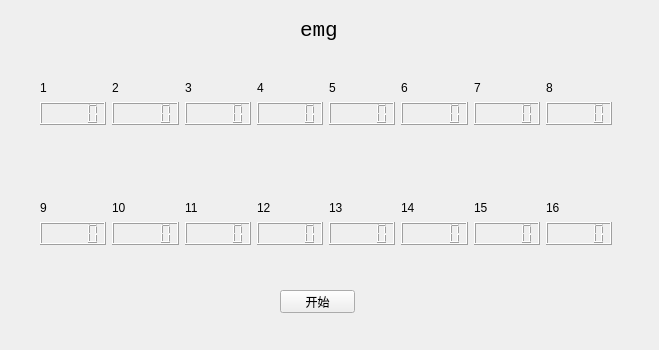
<?xml version="1.0" encoding="UTF-8"?>
<ui version="4.0">
 <class>emg_data</class>
 <widget class="QWidget" name="emg_data">
  <property name="geometry">
   <rect>
    <x>0</x>
    <y>0</y>
    <width>659</width>
    <height>350</height>
   </rect>
  </property>
  <property name="windowTitle">
   <string>Form</string>
  </property>
  <widget class="QPushButton" name="start_Button">
   <property name="geometry">
    <rect>
     <x>280</x>
     <y>290</y>
     <width>75</width>
     <height>23</height>
    </rect>
   </property>
   <property name="text">
    <string>开始</string>
   </property>
  </widget>
  <widget class="QWidget" name="layoutWidget">
   <property name="geometry">
    <rect>
     <x>40</x>
     <y>80</y>
     <width>572</width>
     <height>45</height>
    </rect>
   </property>
   <layout class="QHBoxLayout" name="horizontalLayout">
    <item>
     <layout class="QVBoxLayout" name="verticalLayout">
      <item>
       <widget class="QLabel" name="label">
        <property name="text">
         <string>1</string>
        </property>
       </widget>
      </item>
      <item>
       <widget class="QLCDNumber" name="lcdNumber">
        <property name="smallDecimalPoint">
         <bool>false</bool>
        </property>
        <property name="mode">
         <enum>QLCDNumber::Hex</enum>
        </property>
       </widget>
      </item>
     </layout>
    </item>
    <item>
     <layout class="QVBoxLayout" name="verticalLayout_2">
      <item>
       <widget class="QLabel" name="label_2">
        <property name="text">
         <string>2</string>
        </property>
       </widget>
      </item>
      <item>
       <widget class="QLCDNumber" name="lcdNumber_2">
        <property name="smallDecimalPoint">
         <bool>false</bool>
        </property>
        <property name="mode">
         <enum>QLCDNumber::Hex</enum>
        </property>
       </widget>
      </item>
     </layout>
    </item>
    <item>
     <layout class="QVBoxLayout" name="verticalLayout_3">
      <item>
       <widget class="QLabel" name="label_3">
        <property name="text">
         <string>3</string>
        </property>
       </widget>
      </item>
      <item>
       <widget class="QLCDNumber" name="lcdNumber_3">
        <property name="smallDecimalPoint">
         <bool>false</bool>
        </property>
        <property name="mode">
         <enum>QLCDNumber::Hex</enum>
        </property>
       </widget>
      </item>
     </layout>
    </item>
    <item>
     <layout class="QVBoxLayout" name="verticalLayout_4">
      <item>
       <widget class="QLabel" name="label_4">
        <property name="text">
         <string>4</string>
        </property>
       </widget>
      </item>
      <item>
       <widget class="QLCDNumber" name="lcdNumber_4">
        <property name="smallDecimalPoint">
         <bool>false</bool>
        </property>
        <property name="mode">
         <enum>QLCDNumber::Hex</enum>
        </property>
       </widget>
      </item>
     </layout>
    </item>
    <item>
     <layout class="QVBoxLayout" name="verticalLayout_5">
      <item>
       <widget class="QLabel" name="label_5">
        <property name="text">
         <string>5</string>
        </property>
       </widget>
      </item>
      <item>
       <widget class="QLCDNumber" name="lcdNumber_5">
        <property name="smallDecimalPoint">
         <bool>false</bool>
        </property>
        <property name="mode">
         <enum>QLCDNumber::Hex</enum>
        </property>
       </widget>
      </item>
     </layout>
    </item>
    <item>
     <layout class="QVBoxLayout" name="verticalLayout_6">
      <item>
       <widget class="QLabel" name="label_6">
        <property name="text">
         <string>6</string>
        </property>
       </widget>
      </item>
      <item>
       <widget class="QLCDNumber" name="lcdNumber_6">
        <property name="smallDecimalPoint">
         <bool>false</bool>
        </property>
        <property name="mode">
         <enum>QLCDNumber::Hex</enum>
        </property>
       </widget>
      </item>
     </layout>
    </item>
    <item>
     <layout class="QVBoxLayout" name="verticalLayout_7">
      <item>
       <widget class="QLabel" name="label_7">
        <property name="text">
         <string>7</string>
        </property>
       </widget>
      </item>
      <item>
       <widget class="QLCDNumber" name="lcdNumber_7">
        <property name="smallDecimalPoint">
         <bool>false</bool>
        </property>
        <property name="mode">
         <enum>QLCDNumber::Hex</enum>
        </property>
       </widget>
      </item>
     </layout>
    </item>
    <item>
     <layout class="QVBoxLayout" name="verticalLayout_8">
      <item>
       <widget class="QLabel" name="label_8">
        <property name="text">
         <string>8</string>
        </property>
       </widget>
      </item>
      <item>
       <widget class="QLCDNumber" name="lcdNumber_8">
        <property name="smallDecimalPoint">
         <bool>false</bool>
        </property>
        <property name="mode">
         <enum>QLCDNumber::Hex</enum>
        </property>
       </widget>
      </item>
     </layout>
    </item>
   </layout>
  </widget>
  <widget class="QWidget" name="layoutWidget_8">
   <property name="geometry">
    <rect>
     <x>40</x>
     <y>200</y>
     <width>572</width>
     <height>45</height>
    </rect>
   </property>
   <layout class="QHBoxLayout" name="horizontalLayout_2">
    <item>
     <layout class="QVBoxLayout" name="verticalLayout_9">
      <item>
       <widget class="QLabel" name="label_9">
        <property name="text">
         <string>9</string>
        </property>
       </widget>
      </item>
      <item>
       <widget class="QLCDNumber" name="lcdNumber_9">
        <property name="smallDecimalPoint">
         <bool>false</bool>
        </property>
        <property name="mode">
         <enum>QLCDNumber::Hex</enum>
        </property>
       </widget>
      </item>
     </layout>
    </item>
    <item>
     <layout class="QVBoxLayout" name="verticalLayout_10">
      <item>
       <widget class="QLabel" name="label_10">
        <property name="text">
         <string>10</string>
        </property>
       </widget>
      </item>
      <item>
       <widget class="QLCDNumber" name="lcdNumber_10">
        <property name="smallDecimalPoint">
         <bool>false</bool>
        </property>
        <property name="mode">
         <enum>QLCDNumber::Hex</enum>
        </property>
       </widget>
      </item>
     </layout>
    </item>
    <item>
     <layout class="QVBoxLayout" name="verticalLayout_11">
      <item>
       <widget class="QLabel" name="label_11">
        <property name="text">
         <string>11</string>
        </property>
       </widget>
      </item>
      <item>
       <widget class="QLCDNumber" name="lcdNumber_11">
        <property name="smallDecimalPoint">
         <bool>false</bool>
        </property>
        <property name="mode">
         <enum>QLCDNumber::Hex</enum>
        </property>
       </widget>
      </item>
     </layout>
    </item>
    <item>
     <layout class="QVBoxLayout" name="verticalLayout_12">
      <item>
       <widget class="QLabel" name="label_12">
        <property name="text">
         <string>12</string>
        </property>
       </widget>
      </item>
      <item>
       <widget class="QLCDNumber" name="lcdNumber_12">
        <property name="smallDecimalPoint">
         <bool>false</bool>
        </property>
        <property name="mode">
         <enum>QLCDNumber::Hex</enum>
        </property>
       </widget>
      </item>
     </layout>
    </item>
    <item>
     <layout class="QVBoxLayout" name="verticalLayout_13">
      <item>
       <widget class="QLabel" name="label_13">
        <property name="text">
         <string>13</string>
        </property>
       </widget>
      </item>
      <item>
       <widget class="QLCDNumber" name="lcdNumber_13">
        <property name="smallDecimalPoint">
         <bool>false</bool>
        </property>
        <property name="mode">
         <enum>QLCDNumber::Hex</enum>
        </property>
       </widget>
      </item>
     </layout>
    </item>
    <item>
     <layout class="QVBoxLayout" name="verticalLayout_14">
      <item>
       <widget class="QLabel" name="label_14">
        <property name="text">
         <string>14</string>
        </property>
       </widget>
      </item>
      <item>
       <widget class="QLCDNumber" name="lcdNumber_14">
        <property name="smallDecimalPoint">
         <bool>false</bool>
        </property>
        <property name="mode">
         <enum>QLCDNumber::Hex</enum>
        </property>
       </widget>
      </item>
     </layout>
    </item>
    <item>
     <layout class="QVBoxLayout" name="verticalLayout_15">
      <item>
       <widget class="QLabel" name="label_15">
        <property name="text">
         <string>15</string>
        </property>
       </widget>
      </item>
      <item>
       <widget class="QLCDNumber" name="lcdNumber_15">
        <property name="smallDecimalPoint">
         <bool>false</bool>
        </property>
        <property name="mode">
         <enum>QLCDNumber::Hex</enum>
        </property>
       </widget>
      </item>
     </layout>
    </item>
    <item>
     <layout class="QVBoxLayout" name="verticalLayout_16">
      <item>
       <widget class="QLabel" name="label_16">
        <property name="text">
         <string>16</string>
        </property>
       </widget>
      </item>
      <item>
       <widget class="QLCDNumber" name="lcdNumber_16">
        <property name="smallDecimalPoint">
         <bool>false</bool>
        </property>
        <property name="mode">
         <enum>QLCDNumber::Hex</enum>
        </property>
       </widget>
      </item>
     </layout>
    </item>
   </layout>
  </widget>
  <widget class="QLabel" name="label_17">
   <property name="geometry">
    <rect>
     <x>300</x>
     <y>20</y>
     <width>41</width>
     <height>21</height>
    </rect>
   </property>
   <property name="font">
    <font>
     <family>Consolas</family>
     <pointsize>16</pointsize>
    </font>
   </property>
   <property name="text">
    <string>emg</string>
   </property>
  </widget>
 </widget>
 <resources/>
 <connections/>
</ui>
